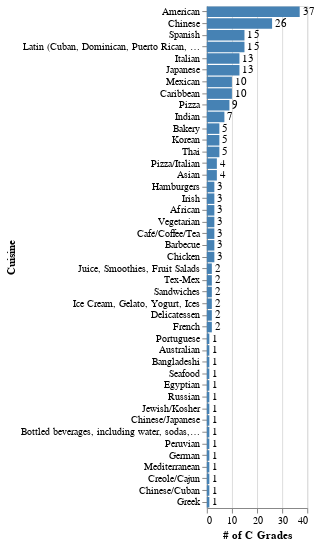

This figure's notebook cell:
### Markdown cell above
Count the number C restaurants by cuisine type

### Code cell
#count number C restaurants by cuisine type
latest_inspection = df_rest.sort_values(['CAMIS', 'INSPECTION DATE'], 
                    ascending=[True, False]).groupby('CAMIS').head(1)
c_grade = latest_inspection[latest_inspection['GRADE'] == 'C']
c_cuis_cnt = c_grade.groupby('CUISINE DESCRIPTION')['CAMIS']\
            .count().reset_index().sort_values('CAMIS', ascending=False)

#Grade C Grades by cuisine type
bars = alt.Chart(c_cuis_cnt).mark_bar(color ='steelblue').encode(
    x=alt.X('CAMIS:Q', 
    axis=alt.Axis(title ='# of C Grades')),

    y=alt.Y('CUISINE DESCRIPTION:N',
            sort='-x',
            axis=alt.Axis(title ='Cuisine')
    )

)

text = bars.mark_text(
    align='left',
    baseline='middle',
    dx=3  # Nudges text to right so it doesn't appear on top of the bar
).encode(
    text='CAMIS:Q'
)

cusin_bar = (bars + text).properties(height=500,width=100)
cusin_bar

### Figure 1 — Vega-Lite specification as saved in the notebook (floating-point values rounded to 4 significant figures)
{"config": {"view": {"continuousWidth": 400, "continuousHeight": 300}}, "layer": [{"mark": {"type": "bar", "color": "steelblue"}, "encoding": {"x": {"type": "quantitative", "axis": {"title": "# of C Grades"}, "field": "CAMIS"}, "y": {"type": "nominal", "axis": {"title": "Cuisine"}, "field": "CUISINE DESCRIPTION", "sort": "-x"}}}, {"mark": {"type": "text", "align": "left", "baseline": "middle", "dx": 3}, "encoding": {"text": {"type": "quantitative", "field": "CAMIS"}, "x": {"type": "quantitative", "axis": {"title": "# of C Grades"}, "field": "CAMIS"}, "y": {"type": "nominal", "axis": {"title": "Cuisine"}, "field": "CUISINE DESCRIPTION", "sort": "-x"}}}], "data": {"name": "data-79c7ba65cb9f1a74a18c71a9845fc319"}, "height": 500, "width": 100, "$schema": "https://vega.github.io/schema/vega-lite/v4.0.0.json", "datasets": {"data-79c7ba65cb9f1a74a18c71a9845fc319": [{"CUISINE DESCRIPTION": "American", "CAMIS": 37}, {"CUISINE DESCRIPTION": "Chinese", "CAMIS": 26}, {"CUISINE DESCRIPTION": "Spanish", "CAMIS": 15}, {"CUISINE DESCRIPTION": "Latin (Cuban, Dominican, Puerto Rican, South & Central American)", "CAMIS": 15}, {"CUISINE DESCRIPTION": "Italian", "CAMIS": 13}, {"CUISINE DESCRIPTION": "Japanese", "CAMIS": 13}, {"CUISINE DESCRIPTION": "Mexican", "CAMIS": 10}, {"CUISINE DESCRIPTION": "Caribbean", "CAMIS": 10}, {"CUISINE DESCRIPTION": "Pizza", "CAMIS": 9}, {"CUISINE DESCRIPTION": "Indian", "CAMIS": 7}, {"CUISINE DESCRIPTION": "Bakery", "CAMIS": 5}, {"CUISINE DESCRIPTION": "Korean", "CAMIS": 5}, {"CUISINE DESCRIPTION": "Thai", "CAMIS": 5}, {"CUISINE DESCRIPTION": "Pizza/Italian", "CAMIS": 4}, {"CUISINE DESCRIPTION": "Asian", "CAMIS": 4}, {"CUISINE DESCRIPTION": "Hamburgers", "CAMIS": 3}, {"CUISINE DESCRIPTION": "Irish", "CAMIS": 3}, {"CUISINE DESCRIPTION": "African", "CAMIS": 3}, {"CUISINE DESCRIPTION": "Vegetarian", "CAMIS": 3}, {"CUISINE DESCRIPTION": "Café/Coffee/Tea", "CAMIS": 3}, {"CUISINE DESCRIPTION": "Barbecue", "CAMIS": 3}, {"CUISINE DESCRIPTION": "Chicken", "CAMIS": 3}, {"CUISINE DESCRIPTION": "Juice, Smoothies, Fruit Salads", "CAMIS": 2}, {"CUISINE DESCRIPTION": "Tex-Mex", "CAMIS": 2}, {"CUISINE DESCRIPTION": "Sandwiches", "CAMIS": 2}, {"CUISINE DESCRIPTION": "Ice Cream, Gelato, Yogurt, Ices", "CAMIS": 2}, {"CUISINE DESCRIPTION": "Delicatessen", "CAMIS": 2}, {"CUISINE DESCRIPTION": "French", "CAMIS": 2}, {"CUISINE DESCRIPTION": "Portuguese", "CAMIS": 1}, {"CUISINE DESCRIPTION": "Australian", "CAMIS": 1}, {"CUISINE DESCRIPTION": "Bangladeshi", "CAMIS": 1}, {"CUISINE DESCRIPTION": "Seafood", "CAMIS": 1}, {"CUISINE DESCRIPTION": "Egyptian", "CAMIS": 1}, {"CUISINE DESCRIPTION": "Russian", "CAMIS": 1}, {"CUISINE DESCRIPTION": "Jewish/Kosher", "CAMIS": 1}, {"CUISINE DESCRIPTION": "Chinese/Japanese", "CAMIS": 1}, {"CUISINE DESCRIPTION": "Bottled beverages, including water, sodas, juices, etc.", "CAMIS": 1}, {"CUISINE DESCRIPTION": "Peruvian", "CAMIS": 1}, {"CUISINE DESCRIPTION": "German", "CAMIS": 1}, {"CUISINE DESCRIPTION": "Mediterranean", "CAMIS": 1}, {"CUISINE DESCRIPTION": "Creole/Cajun", "CAMIS": 1}, {"CUISINE DESCRIPTION": "Chinese/Cuban", "CAMIS": 1}, {"CUISINE DESCRIPTION": "Greek", "CAMIS": 1}]}}
